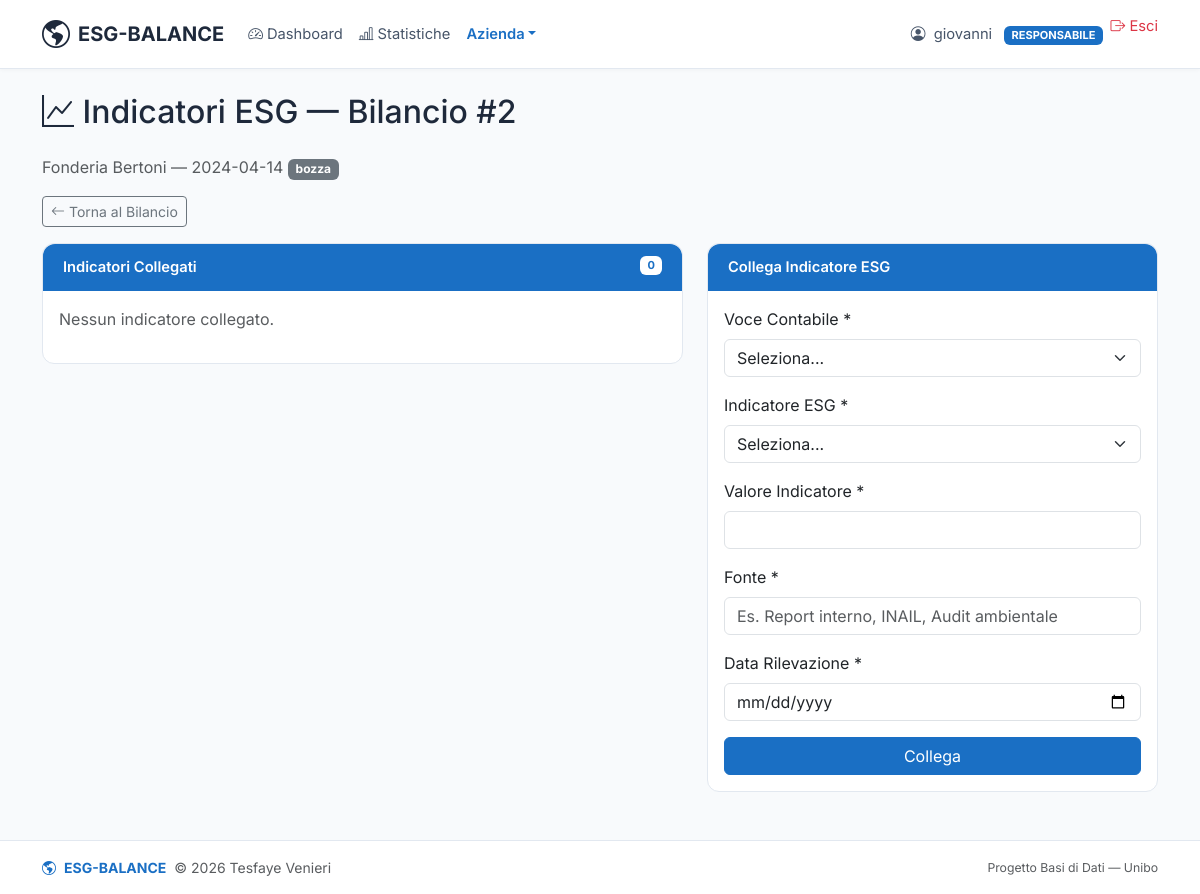
/pages/responsabile/indicatori_bilancio.php?bilancio=2&azienda=1 (signed in), run on the app's committed database.
### tables this page shows
CREATE TABLE bilanci (
    id              INT     NOT NULL AUTO_INCREMENT,
    id_azienda      INT     NOT NULL,
    anno            YEAR    NOT NULL,
    data_creazione  DATE    NOT NULL,
    stato           ENUM('bozza','in_revisione','approvato','respinto') DEFAULT 'bozza',
    PRIMARY KEY (id),
    UNIQUE KEY (id_azienda, anno),
    FOREIGN KEY (id_azienda) REFERENCES aziende(id) ON DELETE CASCADE
);

CREATE TABLE aziende (
    id                      INT             NOT NULL AUTO_INCREMENT,
    nome                    VARCHAR(150)    NOT NULL,
    ragione_sociale         VARCHAR(200)    NOT NULL,
    partita_iva             VARCHAR(11)     NOT NULL,
    settore                 VARCHAR(100)    DEFAULT NULL,
    num_dipendenti          INT             DEFAULT NULL,
    logo                    VARCHAR(255)    DEFAULT NULL,
    nr_bilanci              INT             DEFAULT 0,
    username_responsabile   VARCHAR(50)     NOT NULL,
    PRIMARY KEY (id),
    UNIQUE KEY (ragione_sociale),
    UNIQUE KEY (partita_iva),
    FOREIGN KEY (username_responsabile) REFERENCES responsabili(username) ON DELETE CASCADE
);

### includes/auth.php (called while the page is built, shortened)
<?php
function currentUser(): ?string
{
    return $_SESSION['username'] ?? null;
}

### includes/db.php (called while the page is built, shortened)
<?php
function query(string $sql, array $params = []): array
{
    $pdo = getDBConnection();
    $stmt = $pdo->prepare($sql);
    $stmt->execute($params);
    return $stmt->fetchAll();
}
function queryOne(string $sql, array $params = []): ?array
{
    $rows = query($sql, $params);
    return $rows[0] ?? null;
}

### includes/functions.php (called while the page is built, shortened)
<?php
function statoBadgeClass(string $stato): string
{
    return match ($stato) {
        'bozza'        => 'bg-secondary text-white',
        'in_revisione' => 'bg-accent text-white',
        'approvato'    => 'bg-success text-white',
        'respinto'     => 'bg-danger text-white',
        default        => 'bg-secondary text-white',
    };
}

### pages/responsabile/indicatori_bilancio.php (the view, shortened to what this page needs)
<?php
require_once __DIR__ . '/../../includes/auth.php';
require_once __DIR__ . '/../../includes/db.php';
require_once __DIR__ . '/../../includes/functions.php';
$username = currentUser();
$id_bilancio = (int)($_GET['bilancio'] ?? 0);
$id_azienda  = (int)($_GET['azienda'] ?? 0);
$bilancio = null;
if ($id_bilancio > 0 && $id_azienda > 0) {
    $bilancio = queryOne(
        "SELECT b.*, a.nome AS azienda, a.ragione_sociale
         FROM bilanci b
         JOIN aziende a ON a.id = b.id_azienda
         WHERE b.id = ? AND a.id = ? AND a.username_responsabile = ?",
        [$id_bilancio, $id_azienda, $username]
    );
}
$valori = query(
    "SELECT nome_voce, valore FROM valori_bilancio WHERE id_bilancio = ? ORDER BY nome_voce",
    [$id_bilancio]
);
$collegati = query(
    "SELECT vi.*, ie.tipo
     FROM voci_indicatori vi
     JOIN indicatori_esg ie ON ie.nome = vi.nome_indicatore
     WHERE vi.id_bilancio = ?
     ORDER BY vi.nome_voce, vi.nome_indicatore",
    [$id_bilancio]
);
require_once __DIR__ . '/../../includes/header.php';
?>
<h2 class="mb-4"><i class="bi bi-graph-up"></i> Indicatori ESG — Bilancio #<?php echo $id_bilancio; ?></h2>
<p class="text-muted">
    <?php echo htmlspecialchars($bilancio['azienda']); ?> — <?php echo $bilancio['data_creazione']; ?>
    <span class="badge <?php echo statoBadgeClass($bilancio['stato']); ?>"><?php echo $bilancio['stato']; ?></span>
</p>
<a href="bilancio.php?azienda=<?php echo $id_azienda; ?>&bilancio=<?php echo $id_bilancio; ?>"
    class="btn btn-outline-secondary btn-sm mb-3"><i class="bi bi-arrow-left"></i> Torna al Bilancio</a>
<div class="row g-4">
    <div class="col-md-7">
        <div class="card">
            <div class="card-header bg-accent text-white">
                Indicatori Collegati
                <span class="badge bg-white text-accent float-end"><?php echo count($collegati); ?></span>
            </div>
            <div class="card-body">
                <?php if (empty($collegati)): ?>
                    <p class="text-muted">Nessun indicatore collegato.</p>
                <?php endif; ?>
            </div>
        </div>
    </div>
    <div class="col-md-5">
        <div class="card">
            <div class="card-header bg-accent text-white">Collega Indicatore ESG</div>
            <div class="card-body">
                <?php if ($bilancio['stato'] !== 'bozza'): ?>
                    <p class="text-muted">Il bilancio non è più in bozza, non puoi collegare nuovi indicatori.</p>
                <?php elseif (empty($valori)): ?>
                    <p class="text-muted">Inserisci prima i valori delle voci contabili nel bilancio.</p>
                <?php else: ?>
                    <form method="POST">
                        <div class="mb-3">
                            <label for="nome_voce" class="form-label">Voce Contabile *</label>
                            <select class="form-select" id="nome_voce" name="nome_voce" required>
                                <option value="">Seleziona...</option>
                            </select>
                        </div>
                        <div class="mb-3">
                            <label for="nome_indicatore" class="form-label">Indicatore ESG *</label>
                            <select class="form-select" id="nome_indicatore" name="nome_indicatore" required>
                                <option value="">Seleziona...</option>
                            </select>
                        </div>
                        <div class="mb-3">
                            <label for="valore_indicatore" class="form-label">Valore Indicatore *</label>
                            <input type="number" class="form-control" id="valore_indicatore" name="valore_indicatore"
                                step="0.01" required>
                        </div>
                        <div class="mb-3">
                            <label for="fonte" class="form-label">Fonte *</label>
                            <input type="text" class="form-control" id="fonte" name="fonte" required
                                placeholder="Es. Report interno, INAIL, Audit ambientale">
                        </div>
                        <div class="mb-3">
                            <label for="data_rilevazione" class="form-label">Data Rilevazione *</label>
                            <input type="date" class="form-control" id="data_rilevazione" name="data_rilevazione" required>
                        </div>
                        <button type="submit" class="btn btn-accent w-100">Collega</button>
                    </form>
                <?php endif; ?>
            </div>
        </div>
    </div>
</div>
<?php require_once __DIR__ . '/../../includes/footer.php'; ?>

### assets/css/style.css (style rules this page uses)
body { font-family: 'Inter', sans-serif; min-height: 100vh; display: flex; flex-direction: column; background-color: #f8fafc; color: #1e293b; }
.bg-accent { background-color: #1a6fc4 !important; }
.text-accent { color: #1a6fc4 !important; }
.btn-accent { background-color: #1a6fc4; color: #fff; border: 1px solid #1a6fc4; }
.card { border: 1px solid #e2e8f0; border-radius: 0.75rem; margin-bottom: 1.5rem; }
.card-header { border-radius: 0.75rem 0.75rem 0 0 !important; font-weight: 600; font-size: 0.92rem; padding: 0.8rem 1.25rem; border-bottom: 1px solid #e2e8f0; background-color: #f8fafc; }
.card-header.bg-accent { background-color: #1a6fc4 !important; color: #fff; border-bottom: none; }

### data on the page
bilanci: id_azienda.nome "Fonderia Bertoni", data_creazione "2024-04-14", stato "bozza"

### other printed values
$current_user "giovanni"
$current_role "RESPONSABILE"
$id_bilancio "2"
count($collegati) "0"
